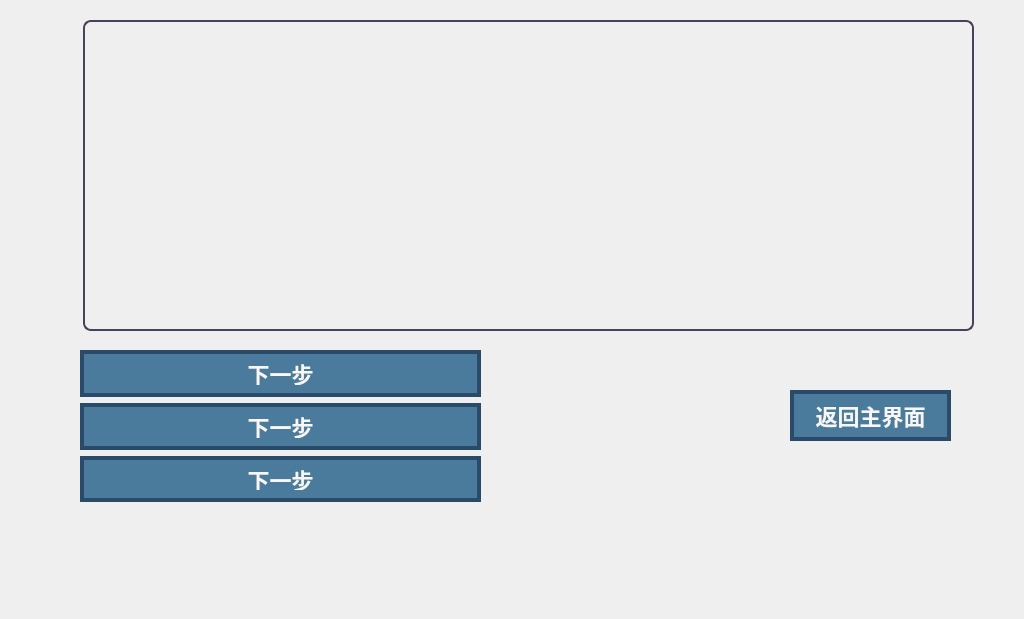
<?xml version="1.0" encoding="UTF-8"?>
<ui version="4.0">
 <class>Secondwindow</class>
 <widget class="QWidget" name="Secondwindow">
  <property name="geometry">
   <rect>
    <x>0</x>
    <y>0</y>
    <width>1024</width>
    <height>619</height>
   </rect>
  </property>
  <property name="windowTitle">
   <string>Form</string>
  </property>
  <property name="styleSheet">
   <string notr="true"/>
  </property>
  <widget class="QPushButton" name="button2">
   <property name="geometry">
    <rect>
     <x>790</x>
     <y>390</y>
     <width>161</width>
     <height>51</height>
    </rect>
   </property>
   <property name="font">
    <font>
     <family>楷体</family>
     <pointsize>-1</pointsize>
     <bold>true</bold>
    </font>
   </property>
   <property name="styleSheet">
    <string notr="true">QPushButton {
    background-color: #4a7a9c;
    color: #F7F7F7;
    font-family: 楷体;
    font-size: 22px;
    font-weight: bold;
    border: 4px solid #2a4a6a;
    border-radius: 0px;
    padding: 8px 20px;
}

QPushButton:hover {
    background-color: #5a8aac;
    border-color: #3a5a7a;
}

QPushButton:pressed {
    background-color: #2a5a7a;
    border-color: #1a3a5a;
}</string>
   </property>
   <property name="text">
    <string>返回主界面</string>
   </property>
  </widget>
  <widget class="QTextEdit" name="textEdit">
   <property name="geometry">
    <rect>
     <x>83</x>
     <y>20</y>
     <width>891</width>
     <height>311</height>
    </rect>
   </property>
   <property name="font">
    <font>
     <family>楷体</family>
     <pointsize>20</pointsize>
    </font>
   </property>
   <property name="cursor" stdset="0">
    <cursorShape>CrossCursor</cursorShape>
   </property>
   <property name="styleSheet">
    <string notr="true">background: transparent;
color: #F7F7F7;
border: 2px solid #4a3f5c;
border-radius: 8px;
padding: 10px;</string>
   </property>
   <property name="readOnly">
    <bool>true</bool>
   </property>
   <property name="textInteractionFlags">
    <set>Qt::TextInteractionFlag::NoTextInteraction</set>
   </property>
  </widget>
  <widget class="QWidget" name="">
   <property name="geometry">
    <rect>
     <x>80</x>
     <y>350</y>
     <width>401</width>
     <height>152</height>
    </rect>
   </property>
   <layout class="QVBoxLayout" name="verticalLayout">
    <item>
     <widget class="QPushButton" name="button4">
      <property name="font">
       <font>
        <family>楷体</family>
        <pointsize>-1</pointsize>
        <bold>true</bold>
       </font>
      </property>
      <property name="styleSheet">
       <string notr="true">QPushButton {
    background-color: #4a7a9c;
    color: #F7F7F7;
    font-family: 楷体;
    font-size: 22px;
    font-weight: bold;
    border: 4px solid #2a4a6a;
    border-radius: 0px;
    padding: 8px 20px;
}

QPushButton:hover {
    background-color: #5a8aac;
    border-color: #3a5a7a;
}

QPushButton:pressed {
    background-color: #2a5a7a;
    border-color: #1a3a5a;
}</string>
      </property>
      <property name="text">
       <string>下一步</string>
      </property>
     </widget>
    </item>
    <item>
     <widget class="QPushButton" name="button5">
      <property name="font">
       <font>
        <family>楷体</family>
        <pointsize>-1</pointsize>
        <bold>true</bold>
       </font>
      </property>
      <property name="styleSheet">
       <string notr="true">QPushButton {
    background-color: #4a7a9c;
    color: #F7F7F7;
    font-family: 楷体;
    font-size: 22px;
    font-weight: bold;
    border: 4px solid #2a4a6a;
    border-radius: 0px;
    padding: 8px 20px;
}

QPushButton:hover {
    background-color: #5a8aac;
    border-color: #3a5a7a;
}

QPushButton:pressed {
    background-color: #2a5a7a;
    border-color: #1a3a5a;
}</string>
      </property>
      <property name="text">
       <string>下一步</string>
      </property>
     </widget>
    </item>
    <item>
     <widget class="QPushButton" name="button3">
      <property name="font">
       <font>
        <family>楷体</family>
        <pointsize>-1</pointsize>
        <bold>true</bold>
       </font>
      </property>
      <property name="styleSheet">
       <string notr="true">QPushButton {
    background-color: #4a7a9c;
    color: #F7F7F7;
    font-family: 楷体;
    font-size: 22px;
    font-weight: bold;
    border: 4px solid #2a4a6a;
    border-radius: 0px;
    padding: 8px 20px;
}

QPushButton:hover {
    background-color: #5a8aac;
    border-color: #3a5a7a;
}

QPushButton:pressed {
    background-color: #2a5a7a;
    border-color: #1a3a5a;
}</string>
      </property>
      <property name="text">
       <string>下一步</string>
      </property>
     </widget>
    </item>
   </layout>
  </widget>
 </widget>
 <resources/>
 <connections/>
</ui>
